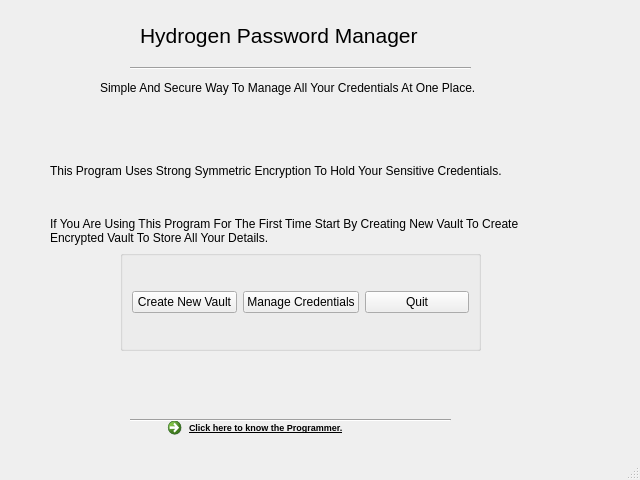
<?xml version="1.0" encoding="UTF-8"?>
<ui version="4.0">
 <class>MainWindow</class>
 <widget class="QMainWindow" name="MainWindow">
  <property name="geometry">
   <rect>
    <x>0</x>
    <y>0</y>
    <width>640</width>
    <height>480</height>
   </rect>
  </property>
  <property name="windowTitle">
   <string>Hydrogen Password Manager</string>
  </property>
  <property name="tabShape">
   <enum>QTabWidget::Rounded</enum>
  </property>
  <widget class="QWidget" name="centralwidget">
   <widget class="QLabel" name="MainProgramBanner">
    <property name="geometry">
     <rect>
      <x>140</x>
      <y>0</y>
      <width>371</width>
      <height>71</height>
     </rect>
    </property>
    <property name="font">
     <font>
      <family>Nirmala UI</family>
      <pointsize>16</pointsize>
     </font>
    </property>
    <property name="text">
     <string>Hydrogen Password Manager </string>
    </property>
   </widget>
   <widget class="Line" name="line">
    <property name="geometry">
     <rect>
      <x>130</x>
      <y>60</y>
      <width>341</width>
      <height>16</height>
     </rect>
    </property>
    <property name="orientation">
     <enum>Qt::Horizontal</enum>
    </property>
   </widget>
   <widget class="QLabel" name="label_2">
    <property name="geometry">
     <rect>
      <x>100</x>
      <y>80</y>
      <width>421</width>
      <height>16</height>
     </rect>
    </property>
    <property name="text">
     <string>Simple And Secure Way To Manage All Your Credentials At One Place.</string>
    </property>
   </widget>
   <widget class="QGroupBox" name="horizontalGroupBox">
    <property name="geometry">
     <rect>
      <x>120</x>
      <y>250</y>
      <width>361</width>
      <height>101</height>
     </rect>
    </property>
    <layout class="QHBoxLayout" name="horizontalLayout">
     <item>
      <widget class="QPushButton" name="create_vault">
       <property name="text">
        <string>Create New Vault</string>
       </property>
      </widget>
     </item>
     <item>
      <widget class="QPushButton" name="open_vault">
       <property name="text">
        <string>Manage Credentials</string>
       </property>
      </widget>
     </item>
     <item>
      <widget class="QPushButton" name="quit_application">
       <property name="text">
        <string>Quit</string>
       </property>
      </widget>
     </item>
    </layout>
   </widget>
   <widget class="QCommandLinkButton" name="commandLinkButton">
    <property name="geometry">
     <rect>
      <x>160</x>
      <y>410</y>
      <width>281</width>
      <height>48</height>
     </rect>
    </property>
    <property name="font">
     <font>
      <family>Segoe UI</family>
      <pointsize>7</pointsize>
      <weight>75</weight>
      <italic>false</italic>
      <bold>true</bold>
      <underline>true</underline>
      <strikeout>false</strikeout>
     </font>
    </property>
    <property name="text">
     <string>Click here to know the Programmer.</string>
    </property>
   </widget>
   <widget class="Line" name="AboutProgrammer">
    <property name="geometry">
     <rect>
      <x>130</x>
      <y>410</y>
      <width>321</width>
      <height>20</height>
     </rect>
    </property>
    <property name="orientation">
     <enum>Qt::Horizontal</enum>
    </property>
   </widget>
   <widget class="QLabel" name="label_3">
    <property name="geometry">
     <rect>
      <x>50</x>
      <y>200</y>
      <width>581</width>
      <height>61</height>
     </rect>
    </property>
    <property name="text">
     <string>If You Are Using This Program For The First Time Start By Creating New Vault To Create
Encrypted Vault To Store All Your Details.</string>
    </property>
   </widget>
   <widget class="QLabel" name="label_4">
    <property name="geometry">
     <rect>
      <x>50</x>
      <y>150</y>
      <width>491</width>
      <height>41</height>
     </rect>
    </property>
    <property name="text">
     <string>This Program Uses Strong Symmetric Encryption To Hold Your Sensitive Credentials.</string>
    </property>
   </widget>
  </widget>
  <widget class="QStatusBar" name="statusbar"/>
 </widget>
 <resources/>
 <connections/>
</ui>
